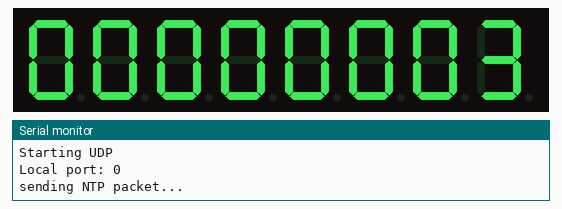
The sketch below on a simulated ESP8266 (NodeMCU). On the bench: 8-digit seven-segment display, the last lines printed to the serial monitor. Wiring (inferred from the names in the program): MAX7219 LED driver: data D3; clock D2; CS D1. WiFi joins after 1.5 s; servers stay silent unless stated.

Above: at 1.6 s.
At 5.6 s:
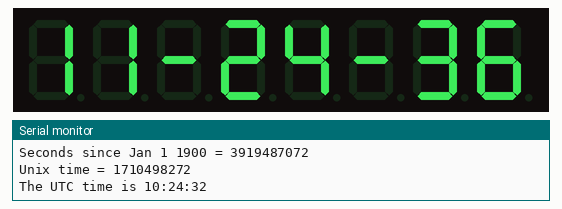
At 10.6 s:
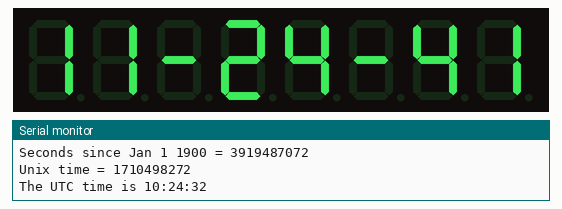
At 19.6 s:
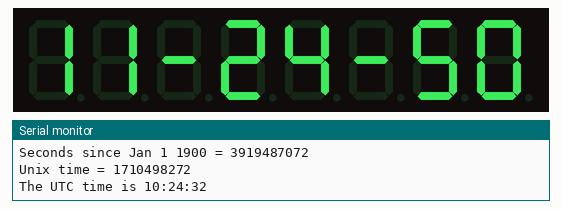
At 30.6 s:
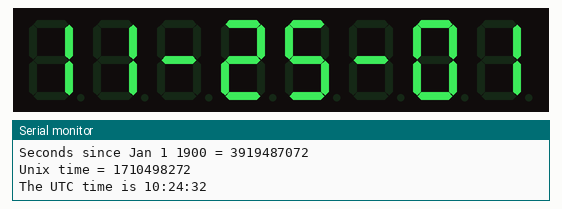
At 38.6 s:
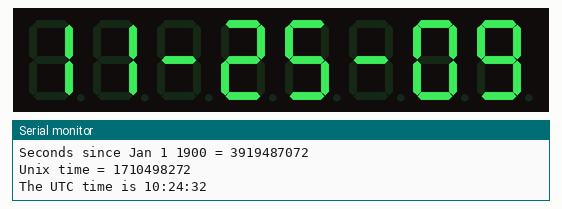

The sketch:

Sculpture_Clock_1.ino
```cpp
//
// Use one MAX7219 to control 8-digit seven-segment display
// the display module: http://www.icshop.com.tw/product_info.php/products_id/20686
//
// MAX7219 datasheet: https://datasheets.maximintegrated.com/en/ds/MAX7219-MAX7221.pdf
//

#include <ESP8266WiFi.h>
#include <ESP8266WiFiMulti.h>
#include <WiFiUdp.h>
//#include <ArduinoJson.h>

#include <ESP8266HTTPClient.h>

const char* WSSD = "crackhouse";
const char* WPW = "danmotherf4cker";

ESP8266WiFiMulti WiFiMulti;

IPAddress timeServerIP;
const char* ntpServerName = "pool.ntp.org";
const int NTP_PACKET_SIZE = 48; // NTP time stamp is in the first 48 bytes of the message

byte packetBuffer[ NTP_PACKET_SIZE]; //buffer to hold incoming and outgoing packets

// A UDP instance to let us send and receive packets over UDP
WiFiUDP udp;

// the MAX7219 address map (datasheet table 2)
#define MAX7219_DECODE_REG      (0x09)
#define MAX7219_INTENSITY_REG   (0x0A)
#define MAX7219_SCANLIMIT_REG   (0x0B)
#define MAX7219_SHUTDOWN_REG    (0X0C)
#define MAX7219_DISPLAYTEST_REG (0x0F)
#define MAX7219_DIGIT_REG(pos)  ((pos) + 1)

// shutdown mode (datasheet table 3)
#define MAX7219_OFF             (0x0)
#define MAX7219_ON              (0x1)

// pin 13 of MAX7219 (CLK)
const int clock_pin = D2;
// pin 12 of MAX7219 (LOAD)
const int data_latch_pin = D1;
// pin 1 of MAX7219 (DIN)
const int data_input_pin = D3;

// digit pattern for a 7-segment display. datasheet table 5
const byte digit_pattern[17] =
{
  B01111110,  // 0
  B00110000,  // 1
  B01101101,  // 2
  B01111001,  // 3
  B00110011,  // 4
  B01011011,  // 5
  B01011111,  // 6
  B01110000,  // 7
  B01111111,  // 8
  B01111011,  // 9
  B01110111,  // A
  B00011111,  // b
  B01001110,  // C
  B00111101,  // d
  B01001111,  // E
  B01000111,  // F
  B00000001   // -
};

#define DP_FLAG       (B10000000)
#define NUM_OF_DIGITS (8)

unsigned int counter = 0;
unsigned int ntp_update = 60000;
unsigned int ntp_counter = ntp_update;
unsigned int digit_base = 10;
unsigned int last_time = 0;
unsigned int now = 0;
unsigned int no_time = 1;
unsigned long epoch = 0;
int tzOffset = 1;

unsigned int localPort = 2390;      // local port to listen for UDP packets

// update the register value of MAX7219
void set_register(byte address, byte value)
{
  digitalWrite(data_latch_pin, LOW);
  shiftOut(data_input_pin, clock_pin, MSBFIRST, address);
  shiftOut(data_input_pin, clock_pin, MSBFIRST, value);
  digitalWrite(data_latch_pin, HIGH);
}

void init_max7219()
{
  // disable test mode. datasheet table 10
  set_register(MAX7219_DISPLAYTEST_REG, MAX7219_OFF);
  // set medium intensity. datasheet table 7
  set_register(MAX7219_INTENSITY_REG, 0x8);
  // turn off display. datasheet table 3
  set_register(MAX7219_SHUTDOWN_REG, MAX7219_OFF);
  // drive 8 digits. datasheet table 8
  set_register(MAX7219_SCANLIMIT_REG, 7);
  // no decode mode for all positions. datasheet table 4
  set_register(MAX7219_DECODE_REG, B00000000);
}

void setup()
{
  // init pin states
  pinMode(clock_pin, OUTPUT);
  pinMode(data_latch_pin, OUTPUT);
  pinMode(data_input_pin, OUTPUT);

  // init MAX2719 states
  init_max7219();

  Serial.begin(115200);
  Serial.println();
  Serial.println();


  WiFi.mode(WIFI_STA);
  WiFi.begin(WSSD, WPW);

  Serial.println("WiFi connecting");
  int counter = 0;
  while (WiFi.status() != WL_CONNECTED) {
    delay(500);
    Serial.print(".");
    counter++;
    writeNumber(counter);
  }

  Serial.println("");

  Serial.println("WiFi connected");
  Serial.println("IP address: ");
  Serial.println(WiFi.localIP());

  Serial.println("Starting UDP");
  udp.begin(localPort);
  Serial.print("Local port: ");
  Serial.println(udp.localPort());
  now = millis();
  last_time=now;
}

void loop()  {
  //get a random server from the pool
  WiFi.hostByName(ntpServerName, timeServerIP);

  unsigned int number = 0; // numer to be displayed on the 7segment

  if ((ntp_counter == ntp_update) || no_time) {
    ntp_counter = 0;
    no_time = 1;
    sendNTPpacket(timeServerIP); // send an NTP packet to a time server
    // wait to see if a reply is available
    delay(1000);
    int cb = udp.parsePacket();
    if (!cb) {
      Serial.println("no packet yet");
    }
    else {
      no_time=0;
      Serial.print("packet received, length=");
      Serial.println(cb);
      // We've received a packet, read the data from it
      udp.read(packetBuffer, NTP_PACKET_SIZE); // read the packet into the buffer

      //the timestamp starts at byte 40 of the received packet and is four bytes,
      // or two words, long. First, esxtract the two words:

     unsigned long highWord = word(packetBuffer[40], packetBuffer[41]);
     unsigned long lowWord = word(packetBuffer[42], packetBuffer[43]);
     // combine the four bytes (two words) into a long integer
     // this is NTP time (seconds since Jan 1 1900):
     unsigned long secsSince1900 = highWord << 16 | lowWord;
     Serial.print("Seconds since Jan 1 1900 = " );
     Serial.println(secsSince1900);

     // now convert NTP time into everyday time:
     Serial.print("Unix time = ");
     // Unix time starts on Jan 1 1970. In seconds, that's 2208988800:
     const unsigned long seventyYears = 2208988800UL;
     // subtract seventy years:
     epoch = secsSince1900 - seventyYears;
     // print Unix time:
     Serial.println(epoch);

     // print the hour, minute and second:
     Serial.print("The UTC time is ");       // UTC is the time at Greenwich Meridian (GMT)
     Serial.print((epoch  % 86400L) / 3600); // print the hour (86400 equals secs per day)
     Serial.print(':');
     if ( ((epoch % 3600) / 60) < 10 ) {
       // In the first 10 minutes of each hour, we'll want a leading '0'
       Serial.print('0');
     }
     Serial.print((epoch  % 3600) / 60); // print the minute (3600 equals secs per minute)
     Serial.print(':');
     if ( (epoch % 60) < 10 ) {
       // In the first 10 seconds of each minute, we'll want a leading '0'
       Serial.print('0');
     }
     Serial.println(epoch % 60); // print the second
    }
  }

  while ((now-last_time) < 1000) {
      now = millis();
  }
  last_time=now;
  epoch=epoch+1;
  writeTime(epoch);
  ntp_counter = ntp_counter+1;

}


void writeNumber(unsigned int number) {

  int i;
  unsigned int digit_value;
  byte byte_data;

  // turn off display first
  set_register(MAX7219_SHUTDOWN_REG, MAX7219_OFF);

  for (i = 0; i < NUM_OF_DIGITS; i++)
  {
    digit_value = number % digit_base;
    number /= digit_base;
    byte_data = digit_pattern[digit_value];
    set_register(MAX7219_DIGIT_REG(i), byte_data);
  }

  // turn on display
  set_register(MAX7219_SHUTDOWN_REG, MAX7219_ON);

}


void writeString(String text) {

  int i;
  byte byte_data;
  unsigned int digit_value;
  String character;

  // turn off display first
  set_register(MAX7219_SHUTDOWN_REG, MAX7219_OFF);

  for (i = 0; i < NUM_OF_DIGITS; i++)
  {
    if (text.charAt(i) == '-') {
      byte_data = digit_pattern[16];
    } else {
      character = text.charAt(i);
      digit_value = character.toInt();
      byte_data = digit_pattern[digit_value];
    }
    set_register(MAX7219_DIGIT_REG(NUM_OF_DIGITS-1-i), byte_data);
  }

  // turn on display
  set_register(MAX7219_SHUTDOWN_REG, MAX7219_ON);

}

String addLeadingZero(int number) {
  String result;
  if (number < 10) {
    result = "0" + String(number);
  } else {
    result = String(number);
  }
  return result;
}


void writeTime(long epoch) {

  int i;
  byte byte_data;
  unsigned int digit_value;
  String character;
  String text;
  unsigned int hours = (epoch  % 86400L) / 3600;
  unsigned int minutes =  (epoch  % 3600) / 60;
  unsigned int seconds = (epoch % 60);

  hours += tzOffset;
  text = addLeadingZero(hours) + "-" + addLeadingZero(minutes) + "-" + addLeadingZero(seconds);

  // turn off display first
  set_register(MAX7219_SHUTDOWN_REG, MAX7219_OFF);

  for (i = 0; i < NUM_OF_DIGITS; i++)
  {
    if (text.charAt(i) == '-') {
      byte_data = digit_pattern[16];
    } else {
      character = text.charAt(i);
      digit_value = character.toInt();
      byte_data = digit_pattern[digit_value];
    }
    set_register(MAX7219_DIGIT_REG(NUM_OF_DIGITS-1-i), byte_data);
  }

  // turn on display
  set_register(MAX7219_SHUTDOWN_REG, MAX7219_ON);

}


// send an NTP request to the time server at the given address
void sendNTPpacket(IPAddress& address)
{
  Serial.println("sending NTP packet...");
  // set all bytes in the buffer to 0
  memset(packetBuffer, 0, NTP_PACKET_SIZE);
  // Initialize values needed to form NTP request
  // (see URL above for details on the packets)
  packetBuffer[0] = 0b11100011;   // LI, Version, Mode
  packetBuffer[1] = 0;     // Stratum, or type of clock
  packetBuffer[2] = 6;     // Polling Interval
  packetBuffer[3] = 0xEC;  // Peer Clock Precision
  // 8 bytes of zero for Root Delay & Root Dispersion
  packetBuffer[12]  = 49;
  packetBuffer[13]  = 0x4E;
  packetBuffer[14]  = 49;
  packetBuffer[15]  = 52;

  // all NTP fields have been given values, now
  // you can send a packet requesting a timestamp:
  udp.beginPacket(address, 123); //NTP requests are to port 123
  udp.write(packetBuffer, NTP_PACKET_SIZE);
  udp.endPacket();
}
```

Measured:
- what the display in image 0 shows lasts 1.0 s, from 1.5 s to 2.5 s
